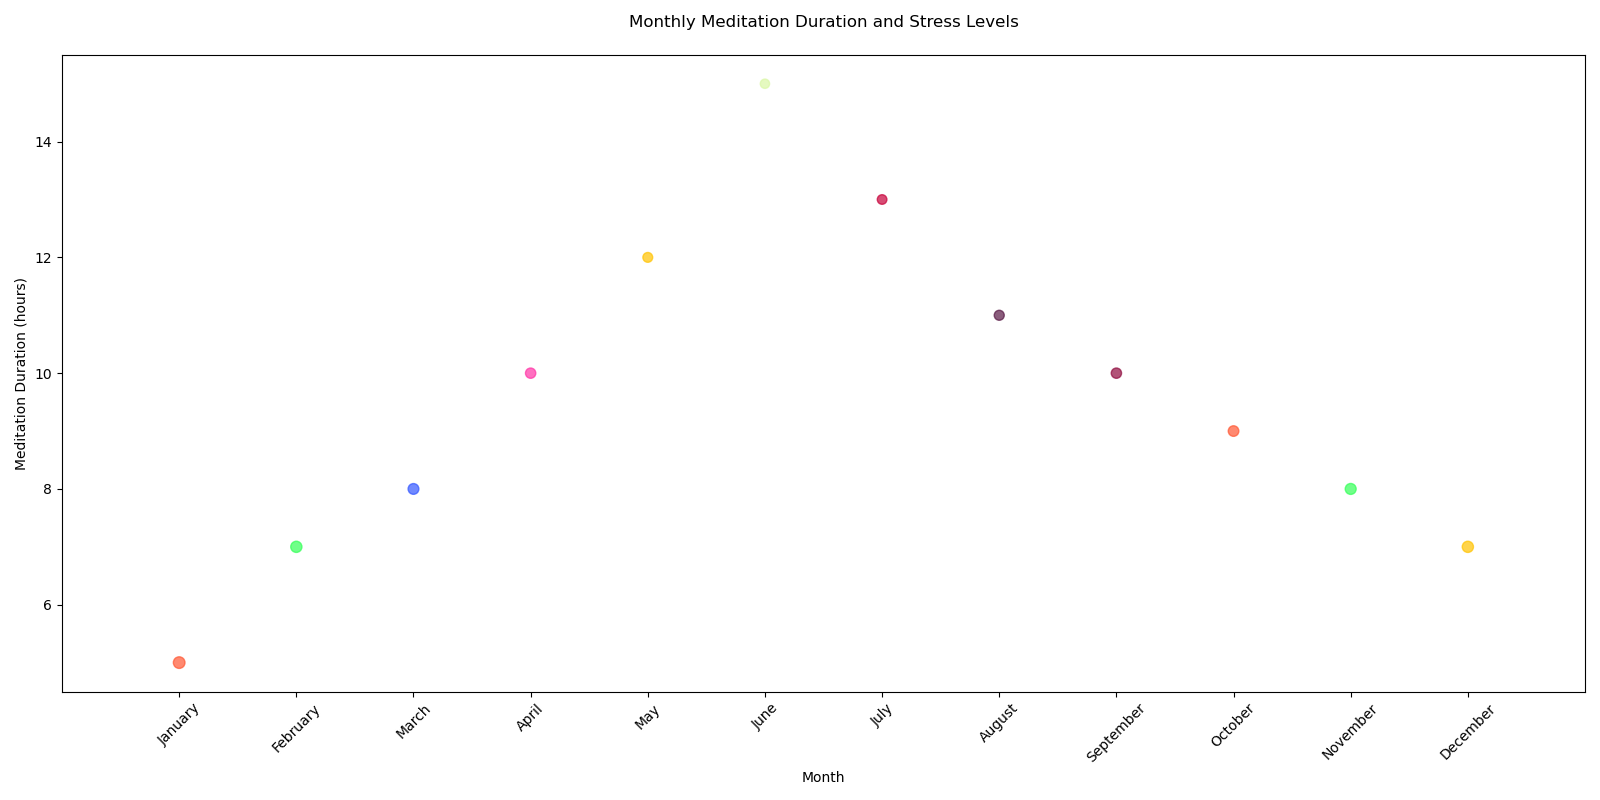

Generate this figure with Python:

import matplotlib.pyplot as plt

months = ['January', 'February', 'March', 'April', 'May', 'June', 
          'July', 'August', 'September', 'October', 'November', 'December']
meditation_duration = [5, 7, 8, 10, 12, 15, 13, 11, 10, 9, 8, 7]
stress_levels = [70, 65, 60, 55, 50, 45, 48, 52, 55, 58, 62, 65]

month_numbers = [i+1 for i, _ in enumerate(months)]

plt.figure(figsize=(16, 8))
plt.scatter(month_numbers, meditation_duration, c=['#FF5733', '#33FF57', '#3357FF', '#FF33A6',
                                                   '#FFC300', '#DAF7A6', '#C70039', '#581845',
                                                   '#900C3F', '#FF5733', '#33FF57', '#FFC300'],
            s=stress_levels, alpha=0.7)

plt.xticks(month_numbers, months, rotation=45)
plt.xlabel('Month')
plt.ylabel('Meditation Duration (hours)')
plt.title('Monthly Meditation Duration and Stress Levels', pad=20)
plt.xlim(0, 13)

plt.tight_layout()
plt.show()
